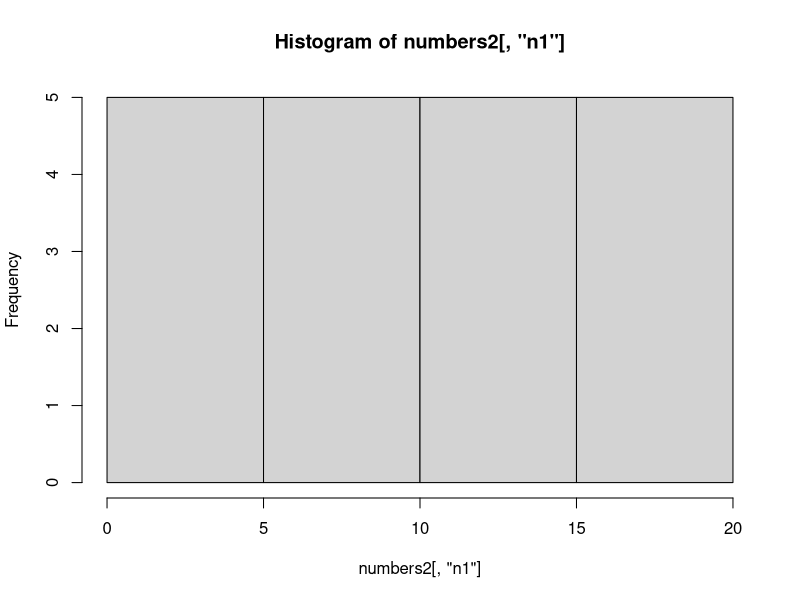
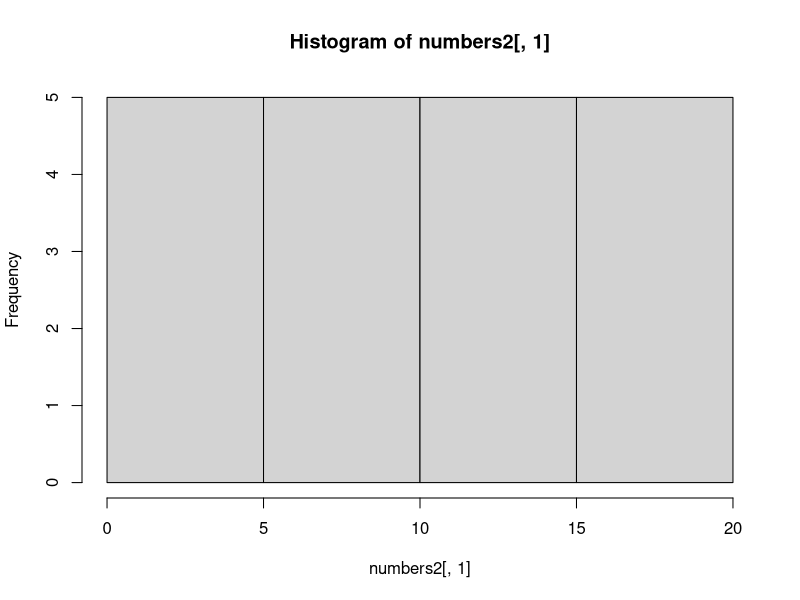
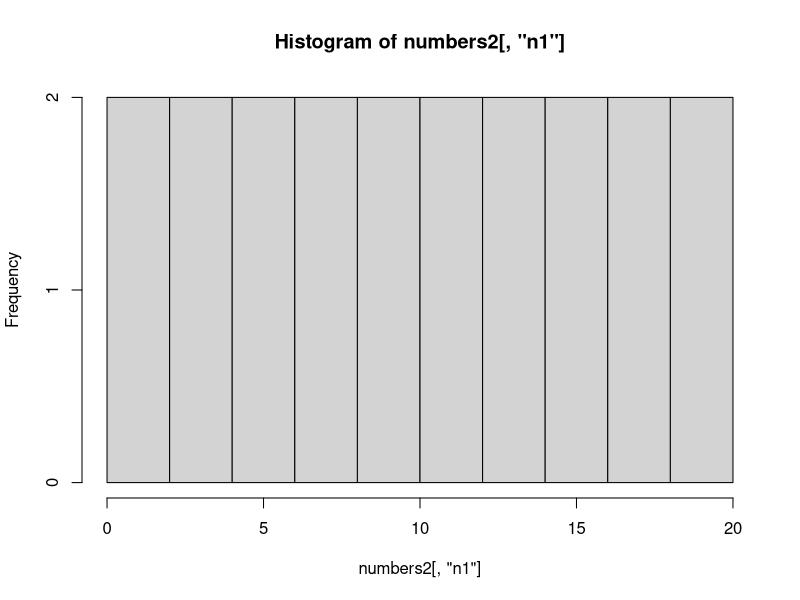
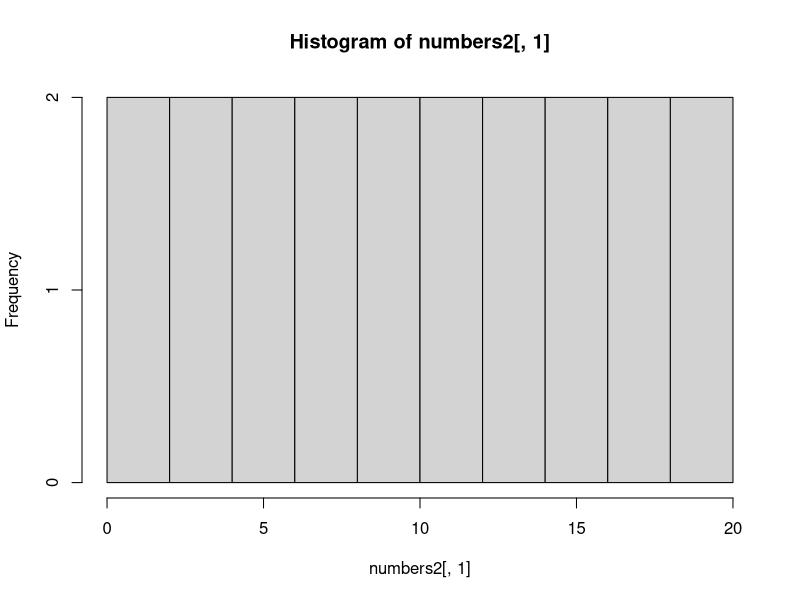
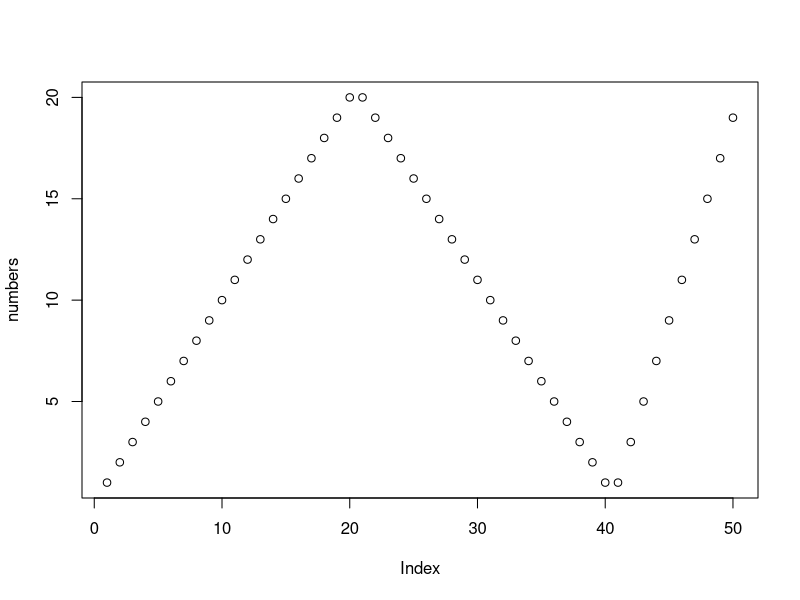
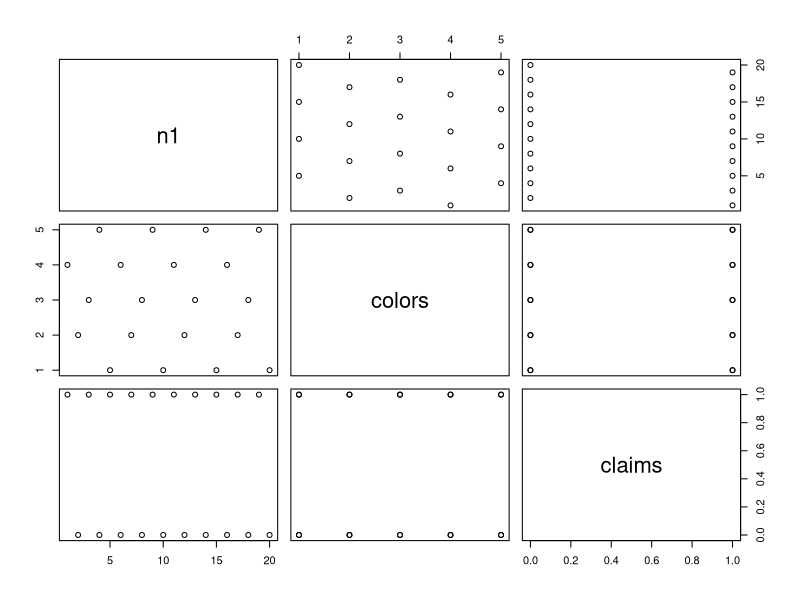

Write the R code that produced these figures, in order. (Note: this script raises an error after producing the figures.)
#R Assignment 1
#Question 1
n1 <- 1:20
length(n1)
n1

n2 <- 20:1
length(n2)
n2

n3 <- seq(1, 20, 2)
length(n3)
n3

colors <- c("red","blue","green","yellow","black")
length(colors)
colors

claims <- c(TRUE, FALSE)
length(claims)
claims

#Question 2
n1[1]+n2[1]
n1[1]-n2[1]
n1[1]*n2[1]
n1[1]/n2[1]

n1
n2

n1+n2
n1-n2
n1*n2
n1/n2

n1[1]+n2
n1[1]-n2
n1[1]*n2
n1[1]/n2

n1[1]<n2[1]
n1[1]==n2[1]
n1[1]>n2[1]

n1<n2
n1==n2
n1>n2

n1[1]<n2
n1[1]==n2
n1[1]>n2

all(n1<n2)
any(n1<n2)

#The type of operation performed on a vector determines the output of a vector to be a vector or not.
#Example: min(n1) = 1 is a single value while, n1+n2 is a vector with element by element addition.

#Question 3
numbers <- c(n1, n2, n3)
numbers
class(numbers)
length(numbers)

numbers2 <- data.frame(n1, n2, n3)
numbers2
class(numbers2)
nrow(numbers2) 
ncol(numbers2)

#data.frame() combines vectors preserving their sizes as individual columns while
#c() appends vectors together in a single list like dimension. Also data.frame()
#repeats over the elements of smaller vectors to match size of the largest vector.
#This feature of padding smaller vectors by repeating elements will not generate errors
#and can produce faulty calculations.

#Question 4
combined <- c(n1, colors, claims)
combined

#The data type of combined is made char as it can contain all other types of data
#including alphabets and numerics. Vectors are prone to errors when string/char
#data is accidentally added to it.

my.data <- data.frame(n1, colors, claims)
my.data
class(my.data[1,2])
#The name of the middle column is colors and it's type is factor.

names(my.data)

#Question 5
colors.v <- my.data[,2]
colors.v
class(colors.v)

my.data2 <- data.frame(my.data[,2], stringsAsFactors=F)
colors2.v <- my.data2
class(colors2.v)

colors.df <- data.frame(my.data["colors"])
class(colors.df)
colors.df

colors3 <- my.data$colors
colors3
class(colors3)
#colors3 is more like colors.df with a single column
#colors2.v has three columns.

#Question 6
d <- c(Sys.Date(),as.Date("May 20 2016", format="%B %d %Y"))
d
sprintf("%i days",(as.numeric(as.POSIXct(d[1])) + as.numeric(as.POSIXct(d[2])))/(60*60*24))
d[1]-d[2]
d[2]-d[1]

#Question 7
hist(numbers2[,"n1"])
hist(numbers2[,1])
hist(numbers2[,"n1"], breaks=10)
hist(numbers2[,1], breaks=10)

#Uniform Distribution output as each elemsnt has a frequency of one.

#Question 8
plot(numbers)
plot(my.data) #Plot here draws a plot for the entire data frame converting string to values
plot(my.data2) #Plot here considers each string item as an element and plots with their frequency

#Question 9
library(ggplot2)
set.seed(123) 
num <- rnorm(20) 
hist(num, breaks=10) 
my.data2$num <- num  
library("ggplot2") 
g<- ggplot(data=my.data, aes(x=num)) 
g + geom_histogram(aes(fill=colors)) #default position and binwidth 
g + geom_histogram(aes(fill=colors), binwidth=1) #default position is stack 
g + geom_histogram(aes(fill=colors),position = "dodge", binwidth=1) 

#Dodge is easier as the count scale guidelines are easier to follow and the colorschemes of 
#Stack might be difficult to discer between similar colored items at a glance as they're 
#closely stacked/placed.